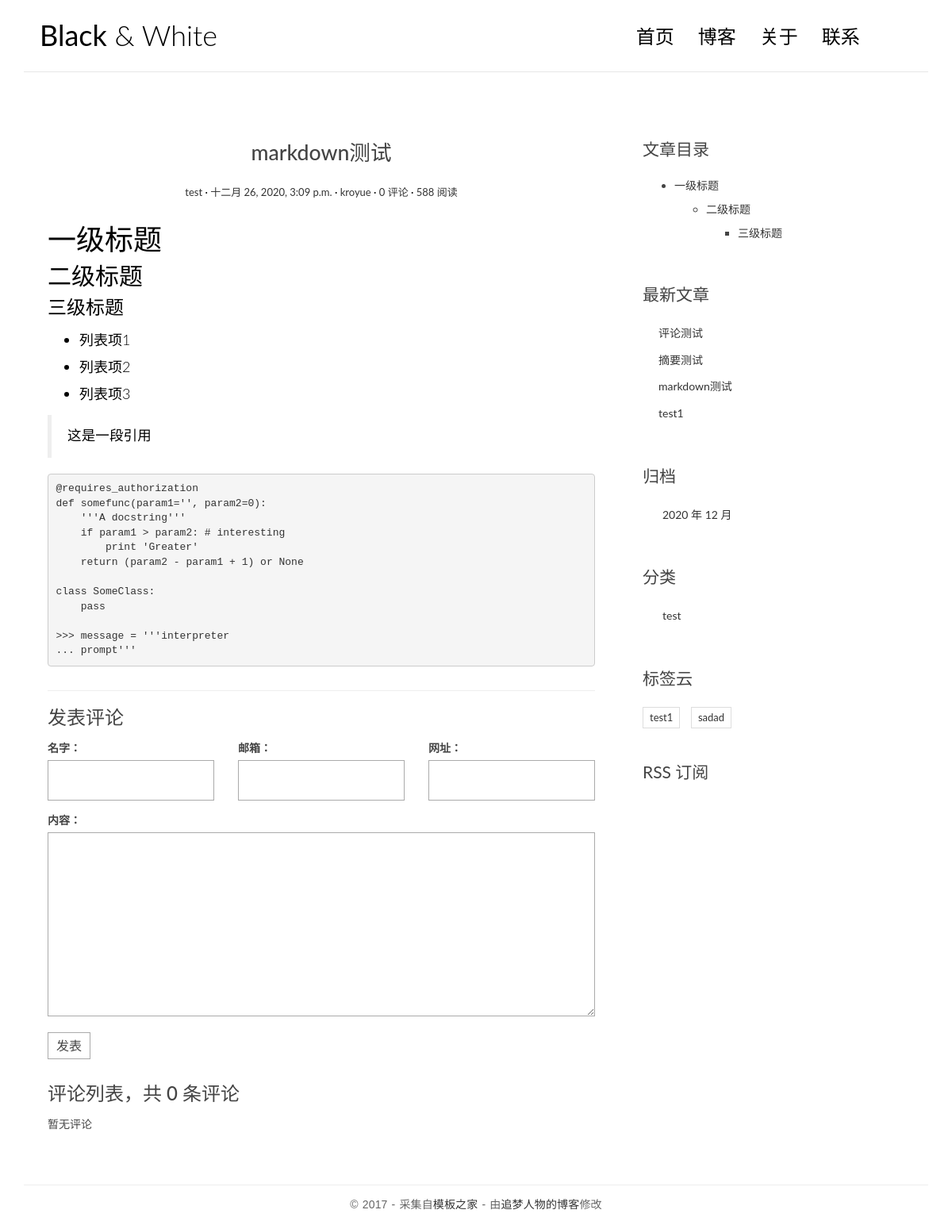
The app's page /posts/4/ with its own data.
### blog/models.py (models this page shows, shortened)
class Post(models.Model):
    title = models.CharField('标题', max_length=70)
    body = models.TextField('正文')
    created_time = models.DateTimeField('创建时间', default=timezone.now)
    modified_time = models.DateTimeField('修改时间')
    excerpt = models.CharField('摘要', max_length=200, blank=True)
    category = models.ForeignKey(Category, verbose_name='分类', on_delete=models.CASCADE)
    tags = models.ManyToManyField(Tag, verbose_name='标签', blank=True)
    author = models.ForeignKey(User, verbose_name='作者', on_delete=models.CASCADE)
    class Meta:
        verbose_name = '文章'
        verbose_name_plural = verbose_name
        ordering = ['-created_time']
    def get_absolute_url(self):
        return reverse('blog:detail', kwargs={'pk': self.pk})

class Category(models.Model):
    name = models.CharField(max_length=100)
    class Meta:
        verbose_name = '分类'
        verbose_name_plural = verbose_name

class Tag(models.Model):
    name = models.CharField(max_length=100)
    class Meta:
        verbose_name = '标签'
        verbose_name_plural = verbose_name

### blog/views.py (the view)
# urls.py: path('posts/<int:pk>/', views.detail, name='detail'),
def detail(request, pk):
    post = get_object_or_404(Post, pk=pk)
    md = markdown.Markdown(extensions=[
        'markdown.extensions.extra',
        'markdown.extensions.codehilite',
        TocExtension(slugify=slugify),
    ])
    post.body = md.convert(post.body)
    m = re.search(r'<div class="toc">\s*<ul>(.*)</ul>\s*</div>', md.toc, re.S)
    post.toc = m.group(1) if m is not None else ''
    return render(request, 'blog/detail.html', context={'post': post})

### comments/forms.py
class CommentForm(forms.ModelForm):
    class Meta:
        model = Comment
        fields = ['name', 'email', 'url', 'text']

### blog/templatetags/blog_extras.py (called while the page is built)
@register.inclusion_tag('blog/inclusions/_recent_posts.html', takes_context=True)
def show_recent_posts(context, num=5):
    return {
        'recent_post_list': Post.objects.all().order_by('-created_time')[:num],
    }

@register.inclusion_tag('blog/inclusions/_archives.html', takes_context=True)
def show_archives(context):
    return {
        'date_list': Post.objects.dates('created_time', 'month', order='DESC'),
    }

@register.inclusion_tag('blog/inclusions/_categories.html', takes_context=True)
def show_categories(context):
    return {
        'category_list': Category.objects.all(),
    }

@register.inclusion_tag('blog/inclusions/_tags.html', takes_context=True)
def show_tags(context):
    return {
        'tag_list': Tag.objects.all(),
    }

### comments/templatetags/comments_extras.py (called while the page is built)
@register.inclusion_tag('comments/inclusions/_form.html', takes_context=True)
def show_comment_form(context, post, form=None):
    if form is None:
        form = CommentForm()
    return {
        'form': form,
        'post': post,
    }

@register.inclusion_tag('comments/inclusions/_list.html', takes_context=True)
def show_comments(context, post):
    comment_list = post.comment_set.all().order_by('-created_time')
    comment_count = comment_list.count()
    return {
        'comment_count': comment_count,
        'comment_list': comment_list,
    }

### templates/blog/detail.html
{% extends 'base.html' %}
{% load comments_extras %}
{% block main %}
    <article class="post post-{{ post.pk }}">
        <header class="entry-header">
            <h1 class="entry-title">{{ post.title }}</h1>
                <div class="entry-meta">
                    <span class="post-category"><a href="#">{{ post.category.name }}</a></span>
                    <span class="post-date"><a href="#"><time class="entry-date"
                                                datetime="{{ post.created_time }}">{{ post.created_time }}</time></a></span>
                    <span class="post-author"><a href="#">{{ post.author }}</a></span>
                    <span class="comments-link"><a href="#comment-area">{{ post.comment_set.count }} 评论</a></span>
                    <span class="views-count"><a href="#">588 阅读</a></span>
                </div>
        </header>
  <div class="entry-content clearfix">
      {{ post.body|safe }}
  </div>
</article>
    <section class="comment-area" id="comment-area">
                    <hr>
                    <h3>发表评论</h3>
                    {% show_comment_form post %}
                    <div class="comment-list-panel">
                        {% show_comments post %}
                    </div>
                </section>
{% endblock main %}
{% block toc %}
  {% if post.toc %}
    <div class="widget widget-content">
      <h3 class="widget-title">文章目录</h3>
      <div class="toc">
        <ul>
          {{ post.toc|safe }}
        </ul>
      </div>
    </div>
  {% endif %}
{% endblock toc %}

### templates/blog/inclusions/_recent_posts.html
<div class="widget widget-recent-posts">
  <h3 class="widget-title">最新文章</h3>
  <ul>
    {% for post in recent_post_list %}
      <li>
        <a href="{{ post.get_absolute_url }}">{{ post.title }}</a>
      </li>
    {% empty %}
      暂无文章！
    {% endfor %}
  </ul>
</div>

### templates/blog/inclusions/_categories.html
<div class="widget widget-category">
  <h3 class="widget-title">分类</h3>
  <ul>
    {% for category in category_list %}
      <li>
        <a href="{% url 'blog:category' category.pk %}">{{ category.name }}</a>
      </li>
    {% empty %}
      暂无分类！
    {% endfor %}
  </ul>
</div>

### templates/blog/inclusions/_tags.html
<div class="widget widget-tag-cloud">
  <h3 class="widget-title">标签云</h3>
  <ul>
    {% for tag in tag_list %}
      <li>
        <a href="{% url 'blog:tag' tag.pk %}">{{ tag.name }}</a>
      </li>
    {% empty %}
      暂无标签！
    {% endfor %}
  </ul>
</div>

### blog/static/blog/css/custom.css (style rules this page uses)
* { outline: none; }
h1, h2, h3, h4, h5, h6 { margin-top: 0; }
a { color: #333; }
body { color: #444; font-family: 'Lato', sans-serif; }
p { font-family: 'Ubuntu', sans-serif; font-weight: 400; word-spacing: 1px; letter-spacing: 0.01em; }
.post { background: #fff; padding: 30px 30px 0; }
.entry-title { text-align: center; font-size: 1.9em; margin-bottom: 20px; line-height: 1.6; padding: 10px 20px 0; }
.entry-meta { text-align: center; color: #DDDDDD; font-size: 13px; margin-bottom: 30px; }
.entry-content { font-size: 18px; line-height: 1.9; font-weight: 300; color: #000; }
.post-category::after, .post-date::after, .post-author::after, .comments-link::after { content: ' ·'; color: #000; }
.widget { background: #fff; padding: 30px 0 0; }
.widget-title { font-size: 1.5em; margin-bottom: 20px; line-height: 1.6; padding: 10px 0 0; font-weight: 400; }
.widget-recent-posts ul { padding: 0; margin: 0; padding-left: 20px; }
.widget-recent-posts ul li { list-style-type: none; position: relative; line-height: 170%; margin-bottom: 10px; }
.widget-recent-posts ul li::before { content: '\f3d3'; font-family: "Ionicons"; position: absolute; left: -17px; top: 3px; font-size: 16px; color: #000; }
.widget-category ul { padding: 0; margin: 0; padding-left: 25px; }
.widget-category ul li { list-style-type: none; position: relative; line-height: 170%; margin-bottom: 10px; }
.widget-category ul li::before { content: '\f3fe'; font-family: "Ionicons"; position: absolute; left: -25px; top: 1px; font-size: 18px; color: #000; }
.widget-tag-cloud ul { padding: 0; margin: 0; margin-right: -10px; }
.widget-tag-cloud ul li { list-style-type: none; font-size: 13px; display: inline-block; margin-right: 10px; margin-bottom: 10px; padding: 3px 8px; border: 1px solid #ddd; }
.widget-content ul ul { margin-top: 10px; }
.widget-content ul li { margin-bottom: 10px; }
.contact-form input, .comment-form input { border: 1px solid #aaa; margin-bottom: 15px; width: 100%; padding: 15px 15px; font-size: 16px; line-height: 100%; transition: 0.4s border-color linear; }
.contact-form textarea, .comment-form textarea { border: 1px solid #aaa; margin-bottom: 15px; width: 100%; padding: 15px 15px; font-size: 16px; line-height: 20px !important; min-height: 183px; transition: 0.4s border-color linear; }
.comment-area { padding: 0 30px 0; }
.comment-list-panel { margin-top: 30px; }

### templates/base.html (style rules this page uses)
.codehilite { padding: 0; }

### records on screen
Post: title "markdown测试", category.name "test", created_time "十二月 26, 2020, 3:09 p.m.", author "kroyue", comment_set.count "0", body "一级标题 二级标题 三级标题 列表项1 列表项2 列表项3 这是一段引用 @requires_authorization def somefunc ( param1 = '' , param2 = 0 ): '''A docstring''' if param1 > param2 : # interesting print 'Greater' return ( param2 - param1 + 1 ) or None class SomeClass : pass >>> message = '''interpreter ... prompt'''", toc "一级标题 二级标题 三级标题"
Post: title "评论测试"
Post: title "摘要测试"
Post: title "test1"
Category: name "test"
Tag: name "test1"
Tag: name "sadad"

### other values on screen
{{ comment_count }} "0"
{{ date.year }} "2020"
{{ date.month }} "12"
